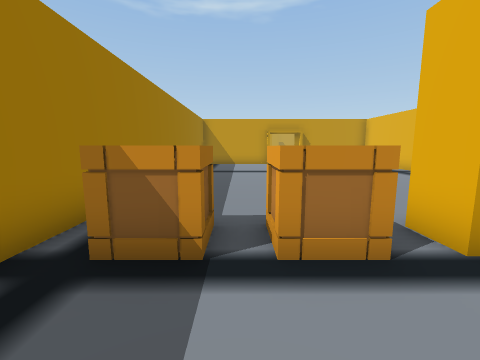
view 1 (above)

24 first-person views from a walk through a scene from a Unity 3-D project. The camera is 1.2 m above the floor, tilts 8° down and sees 90° across. Doors are open. The floor is counted in squares, 1 m on a side. Each view is taken from the middle of a square. On the plan, view 1 faces up. The plan holds only what a view shows up to about 12 squares ahead; the rest is blank. The place goes on beyond the plan. Some animated figures are not drawn.

view 2
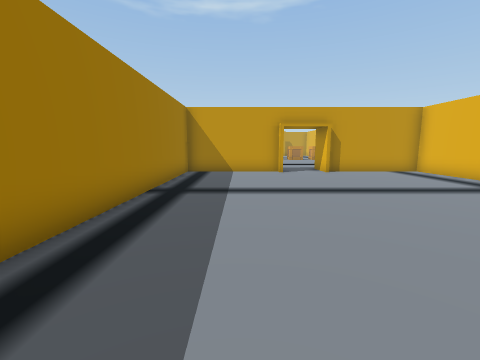

view 3
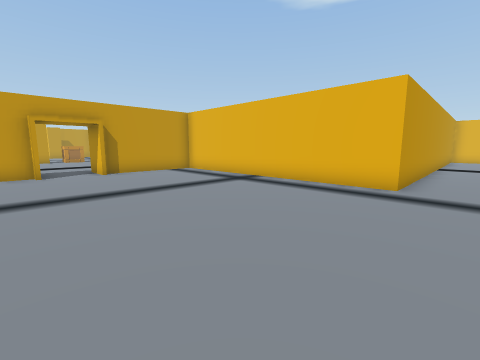

view 4
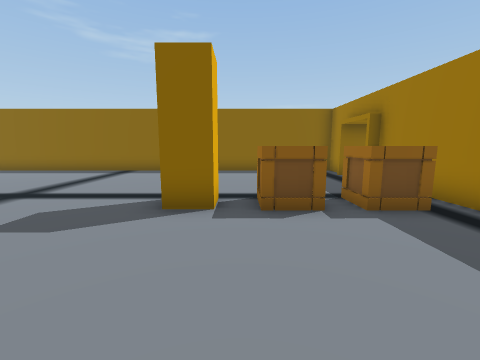

view 5
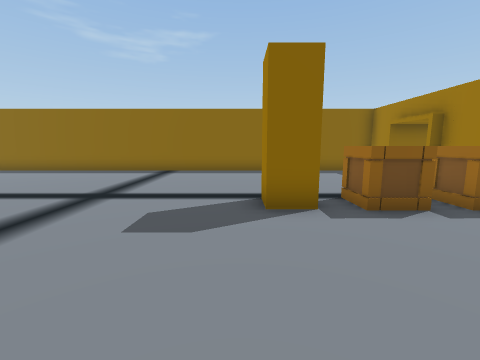

view 6
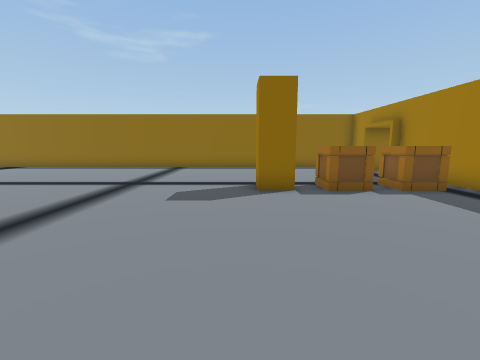

view 7
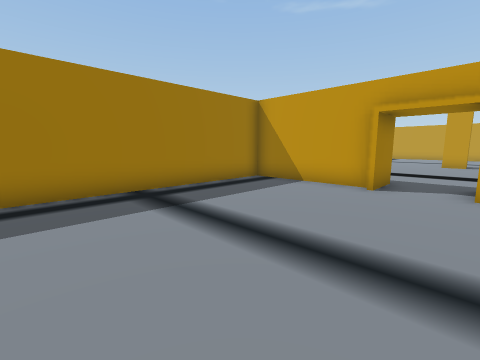

view 8
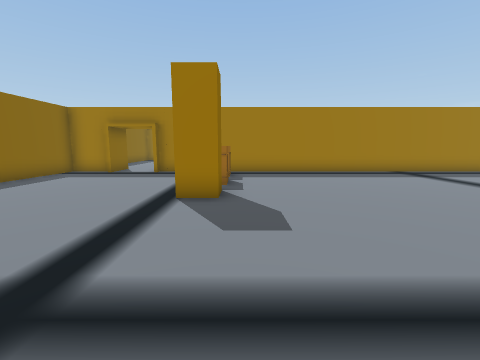

view 9
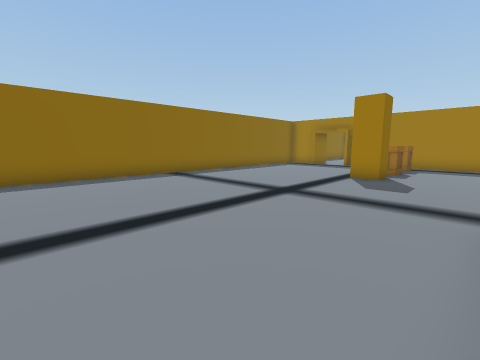

view 10
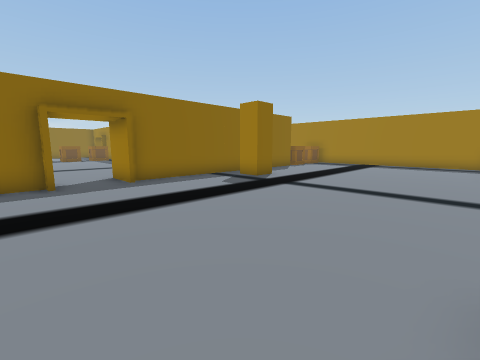

view 11
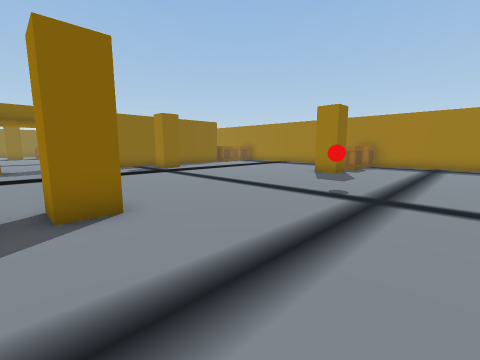

view 12
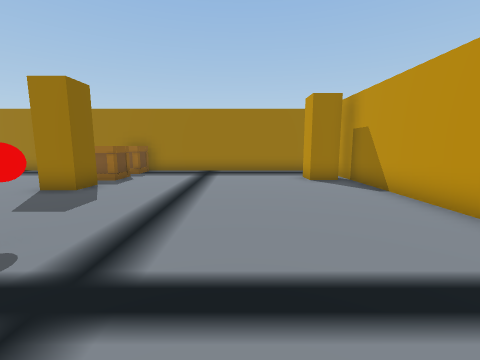

view 13
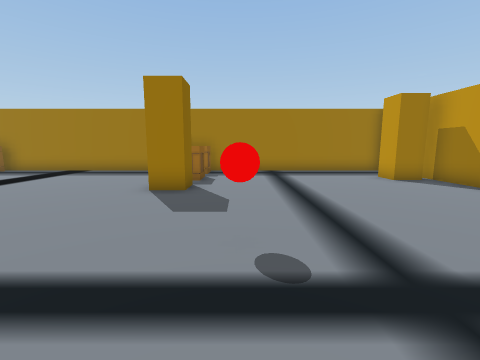

view 14
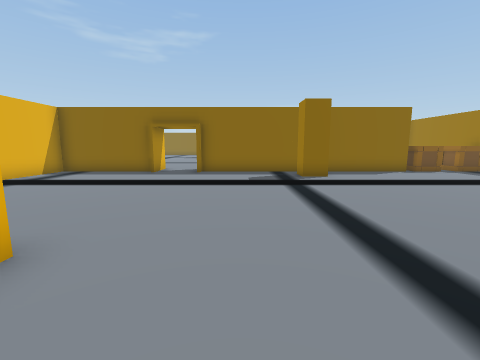

view 15
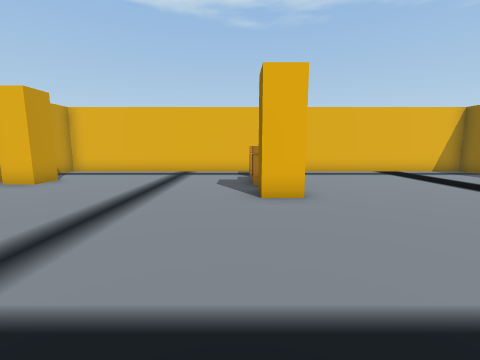

view 16
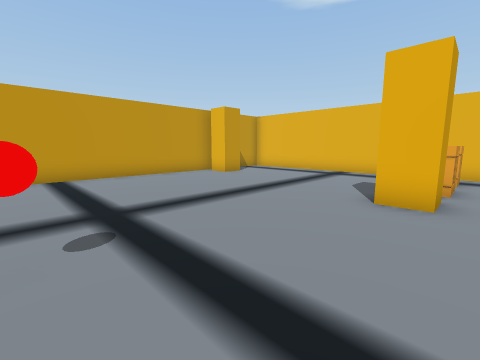

view 17
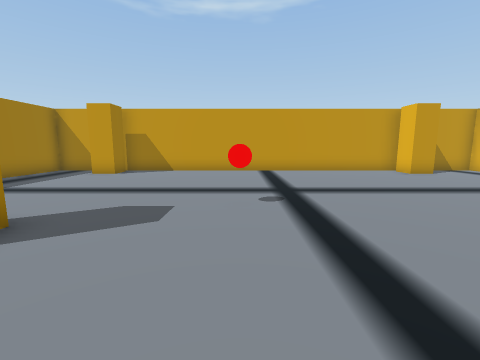

view 18
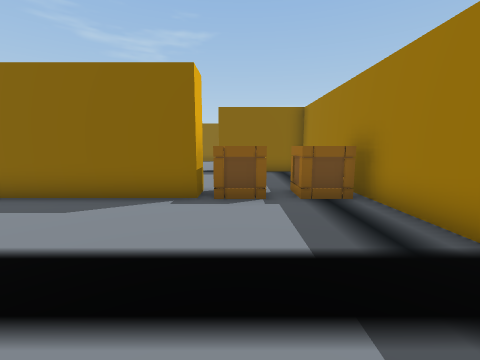

view 19
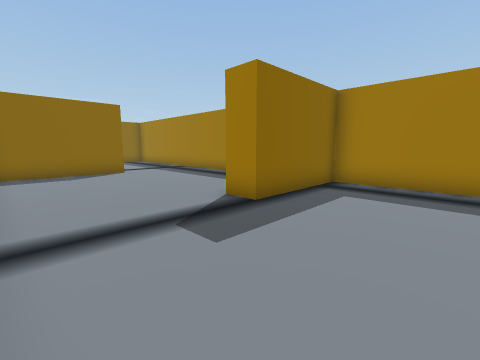

view 20
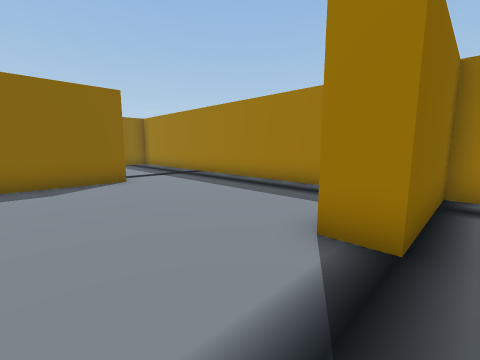

view 21
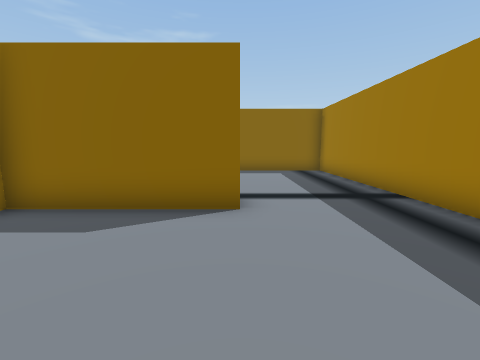

view 22
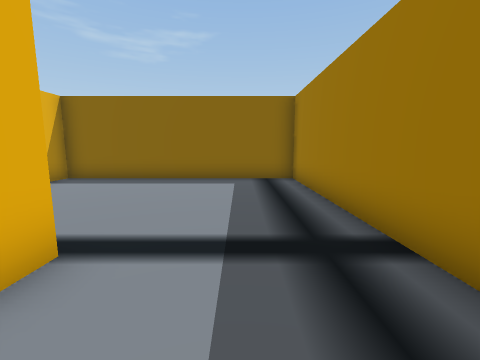

view 23
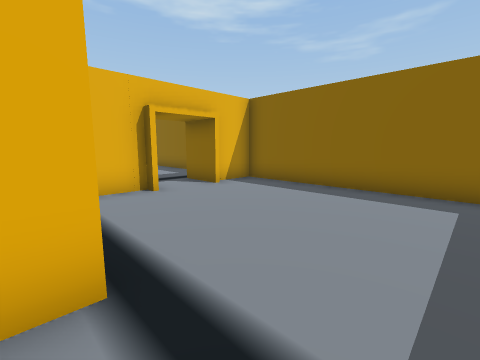

view 24
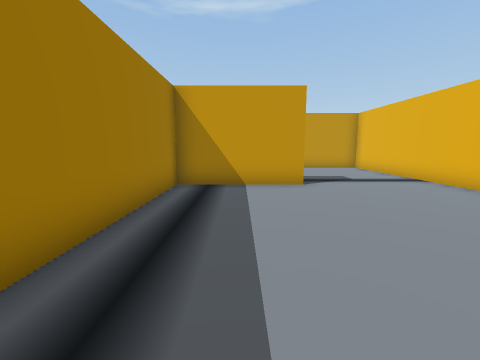

### Floor plan
Points are (right, up) in squares from view 1. A wall is a line through its corners. A room is listed if a view was taken in it or the views show most of it. See-through windows are left out.
Room 1 (views 1, 2, 3, 4, 5, 6, 7, 8, 9)
walls: (13.5, 6.5) (8.5, 6.5) (8.5, 16.5) (4.5, 16.5); (-2.5, -2.2) (-2.5, -4) (13.5, -4); (1.6, 16.5) (-2.5, 16.5) (-2.5, 0.2) (-2.1, 0.2); (-3.9, -2) (-2.1, -2)
ways out: open door at (-3, -1) to room 2; open door at (3, 17.5) to room 2
objects: crate (-1, 3); crate (1, 3); other object (2, 16) to (2, 18); other object (3, 3); other object (4, 16) to (4, 18)
Room 2 (views 10, 11, 12, 13, 14, 15, 16, 17, 18, 19, 20, 21, 22, 23, 24)
walls: (-8, 16.5) (-8, 17.5) (1.5, 17.5); (4.4, 17.5) (8.5, 17.5) (8.5, 36) (6.6, 36); (-3.5, 9.5) (-3.5, 15.2); (5, 36) (-12, 36) (-12, 11.5) (-8, 11.5) (-8, 10.5) (-12, 10.5) (-12, -4) (-3.5, -4) (-3.5, -2.4); (-8, 3.5) (-3.5, 3.5); (-8, 2.4) (-8, 3.1); (-3.5, 0.1) (-3.5, 1.4)
ways out: open door at (-3, -1) to room 1; open door at (3, 17.5) to room 1
objects: crate (-11, 17); crate (-11, 27); crate (-9, 17); crate (-9, 27); other object (-9, 35); other object (-7, 27); other object (-3, 19); red ball (-3, 29); other object (3, 27); crate (5, 27); other object (5, 35); crate (7, 27)

Where each view was taken, in squares from view 1:
view 1: 0 up, 0 right, facing up
view 2: 5 up, 0 right, facing up
view 3: 5 up, 1 right, facing up-right
view 4: 8 up, 2 right, facing down
view 5: 8 up, 4 right, facing down
view 6: 10 up, 4 right, facing down
view 7: 9 up, 4 right, facing up-left
view 8: 4 up, 9 right, facing left
view 9: 6 up, 13 right, facing down-left
view 10: 26 up, 5 right, facing down-left
view 11: 32 up, 4 right, facing down-left
view 12: 32 up, 0 right, facing left
view 13: 29 up, 0 right, facing left
view 14: 29 up, 0 right, facing down
view 15: 28 up, 3 left, facing right
view 16: 26 up, 3 left, facing up-right
view 17: 24 up, 3 left, facing up
view 18: 23 up, 9 left, facing down
view 19: 15 up, 4 left, facing down-left
view 20: 12 up, 5 left, facing down-left
view 21: 8 up, 8 left, facing down
view 22: 5 up, 10 left, facing down
view 23: 3 up, 10 left, facing down-right
view 24: 3 up, 10 left, facing up
